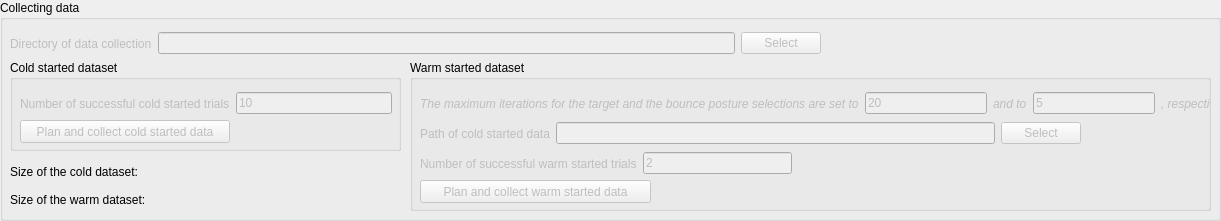
     <widget class="QGroupBox" name="groupBox_collection">
      <property name="geometry">
       <rect>
        <x>10</x>
        <y>220</y>
        <width>1221</width>
        <height>221</height>
       </rect>
      </property>
      <property name="title">
       <string>Collecting data</string>
      </property>
      <widget class="QGroupBox" name="groupBox_cold_data">
       <property name="geometry">
        <rect>
         <x>10</x>
         <y>60</y>
         <width>391</width>
         <height>91</height>
        </rect>
       </property>
       <property name="title">
        <string>Cold started dataset</string>
       </property>
       <widget class="QWidget" name="layoutWidget">
        <property name="geometry">
         <rect>
          <x>10</x>
          <y>30</y>
          <width>372</width>
          <height>27</height>
         </rect>
        </property>
        <layout class="QHBoxLayout" name="horizontalLayout_46">
         <item>
          <widget class="QLabel" name="label_trials_cold_data">
           <property name="enabled">
            <bool>false</bool>
           </property>
           <property name="text">
            <string>Number of successful cold started trials</string>
           </property>
          </widget>
         </item>
         <item>
          <widget class="QLineEdit" name="lineEdit_trials_cold_data">
           <property name="enabled">
            <bool>false</bool>
           </property>
           <property name="text">
            <string>10</string>
           </property>
          </widget>
         </item>
        </layout>
       </widget>
       <widget class="QPushButton" name="pushButton_plan_collect_cold_data">
        <property name="enabled">
         <bool>false</bool>
        </property>
        <property name="geometry">
         <rect>
          <x>10</x>
          <y>60</y>
          <width>210</width>
          <height>23</height>
         </rect>
        </property>
        <property name="text">
         <string>Plan and collect cold started data</string>
        </property>
       </widget>
      </widget>
      <widget class="QGroupBox" name="groupBox_cold_data_2">
       <property name="geometry">
        <rect>
         <x>410</x>
         <y>60</y>
         <width>801</width>
         <height>151</height>
        </rect>
       </property>
       <property name="title">
        <string>Warm started dataset</string>
       </property>
       <widget class="QWidget" name="layoutWidget_109">
        <property name="geometry">
         <rect>
          <x>10</x>
          <y>90</y>
          <width>372</width>
          <height>27</height>
         </rect>
        </property>
        <layout class="QHBoxLayout" name="horizontalLayout_618">
         <item>
          <widget class="QLabel" name="label_trials_warm_data">
           <property name="enabled">
            <bool>false</bool>
           </property>
           <property name="text">
            <string>Number of successful warm started trials</string>
           </property>
          </widget>
         </item>
         <item>
          <widget class="QLineEdit" name="lineEdit_trials_warm_data">
           <property name="enabled">
            <bool>false</bool>
           </property>
           <property name="text">
            <string>2</string>
           </property>
          </widget>
         </item>
        </layout>
       </widget>
       <widget class="QPushButton" name="pushButton_plan_collect_warm_data">
        <property name="enabled">
         <bool>false</bool>
        </property>
        <property name="geometry">
         <rect>
          <x>10</x>
          <y>120</y>
          <width>231</width>
          <height>23</height>
         </rect>
        </property>
        <property name="text">
         <string>Plan and collect warm started data</string>
        </property>
       </widget>
       <widget class="QWidget" name="layoutWidget">
        <property name="geometry">
         <rect>
          <x>10</x>
          <y>60</y>
          <width>661</width>
          <height>27</height>
         </rect>
        </property>
        <layout class="QHBoxLayout" name="horizontalLayout_614">
         <item>
          <widget class="QLabel" name="label_cold_data">
           <property name="enabled">
            <bool>false</bool>
           </property>
           <property name="text">
            <string>Path of cold started data</string>
           </property>
          </widget>
         </item>
         <item>
          <widget class="QLineEdit" name="lineEdit_cold_data">
           <property name="enabled">
            <bool>false</bool>
           </property>
          </widget>
         </item>
         <item>
          <widget class="QPushButton" name="pushButton_cold_data">
           <property name="enabled">
            <bool>false</bool>
           </property>
           <property name="text">
            <string>Select</string>
           </property>
          </widget>
         </item>
        </layout>
       </widget>
       <widget class="QWidget" name="layoutWidget">
        <property name="geometry">
         <rect>
          <x>10</x>
          <y>30</y>
          <width>812</width>
          <height>27</height>
         </rect>
        </property>
        <layout class="QHBoxLayout" name="horizontalLayout_76">
         <item>
          <widget class="QLabel" name="label_cold_data_note">
           <property name="enabled">
            <bool>false</bool>
           </property>
           <property name="font">
            <font>
             <italic>true</italic>
            </font>
           </property>
           <property name="text">
            <string>The maximum iterations for the target and the bounce posture selections are set to</string>
           </property>
           <property name="textFormat">
            <enum>Qt::AutoText</enum>
           </property>
          </widget>
         </item>
         <item>
          <widget class="QLineEdit" name="lineEdit_maxiter_warm_tar">
           <property name="enabled">
            <bool>false</bool>
           </property>
           <property name="text">
            <string>20</string>
           </property>
          </widget>
         </item>
         <item>
          <widget class="QLabel" name="label_cold_data_note_2">
           <property name="enabled">
            <bool>false</bool>
           </property>
           <property name="font">
            <font>
             <italic>true</italic>
            </font>
           </property>
           <property name="text">
            <string>and to</string>
           </property>
           <property name="textFormat">
            <enum>Qt::AutoText</enum>
           </property>
          </widget>
         </item>
         <item>
          <widget class="QLineEdit" name="lineEdit_maxiter_warm_bounce">
           <property name="enabled">
            <bool>false</bool>
           </property>
           <property name="text">
            <string>5</string>
           </property>
          </widget>
         </item>
         <item>
          <widget class="QLabel" name="label_cold_data_note_3">
           <property name="enabled">
            <bool>false</bool>
           </property>
           <property name="font">
            <font>
             <italic>true</italic>
            </font>
           </property>
           <property name="text">
            <string>, respectively</string>
           </property>
           <property name="textFormat">
            <enum>Qt::AutoText</enum>
           </property>
          </widget>
         </item>
        </layout>
       </widget>
      </widget>
      <widget class="QWidget" name="layoutWidget">
       <property name="geometry">
        <rect>
         <x>10</x>
         <y>30</y>
         <width>811</width>
         <height>27</height>
        </rect>
       </property>
       <layout class="QHBoxLayout" name="horizontalLayout_295">
        <item>
         <widget class="QLabel" name="label_collections">
          <property name="enabled">
           <bool>false</bool>
          </property>
          <property name="text">
           <string>Directory of data collection</string>
          </property>
         </widget>
        </item>
        <item>
         <widget class="QLineEdit" name="lineEdit_collections">
          <property name="enabled">
           <bool>false</bool>
          </property>
         </widget>
        </item>
        <item>
         <widget class="QPushButton" name="pushButton_collections">
          <property name="enabled">
           <bool>false</bool>
          </property>
          <property name="text">
           <string>Select</string>
          </property>
         </widget>
        </item>
       </layout>
      </widget>
      <widget class="QWidget" name="layoutWidget">
       <property name="geometry">
        <rect>
         <x>10</x>
         <y>160</y>
         <width>311</width>
         <height>51</height>
        </rect>
       </property>
       <layout class="QVBoxLayout" name="verticalLayout_24">
        <item>
         <layout class="QHBoxLayout" name="horizontalLayout_74">
          <item>
           <widget class="QLabel" name="label_n_D">
            <property name="text">
             <string>Size of the cold dataset: </string>
            </property>
           </widget>
          </item>
          <item>
           <widget class="QLabel" name="label_n_D_value">
            <property name="text">
             <string/>
            </property>
           </widget>
          </item>
         </layout>
        </item>
        <item>
         <layout class="QHBoxLayout" name="horizontalLayout_73">
          <item>
           <widget class="QLabel" name="label_n_Dx">
            <property name="text">
             <string>Size of the warm dataset:</string>
            </property>
           </widget>
          </item>
          <item>
           <widget class="QLabel" name="label_n_Dx_value">
            <property name="text">
             <string/>
            </property>
           </widget>
          </item>
         </layout>
        </item>
       </layout>
      </widget>
     </widget>
